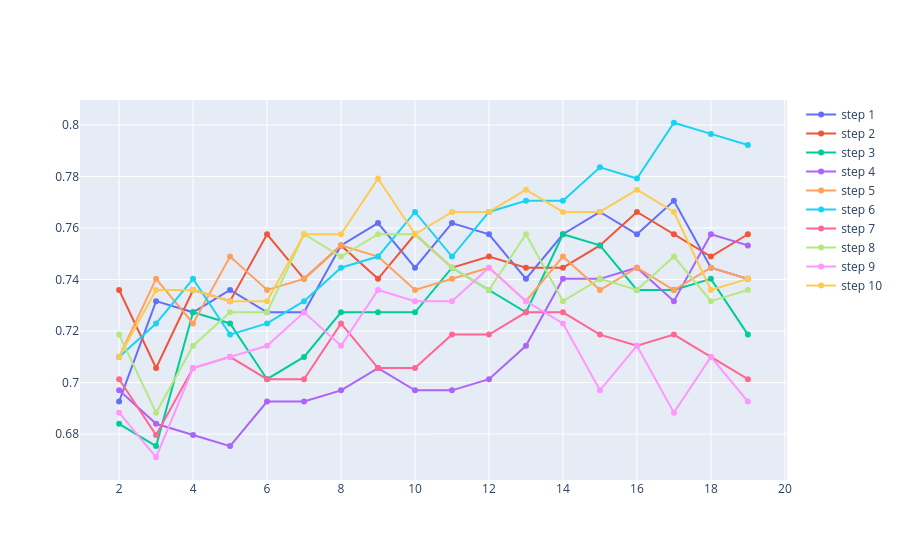

The code cell stored with this chart in its notebook:
### Code cell
import plotly.graph_objects as go
df=pd.DataFrame(res_test)

fig = go.Figure()
for cv_step in df.cv_step.unique():
    
    fig.add_trace(go.Scatter(x = df[df.cv_step==cv_step].k, y = df[df.cv_step==cv_step].accuracy,
                           name = 'step '+str(cv_step)))


fig.show()
